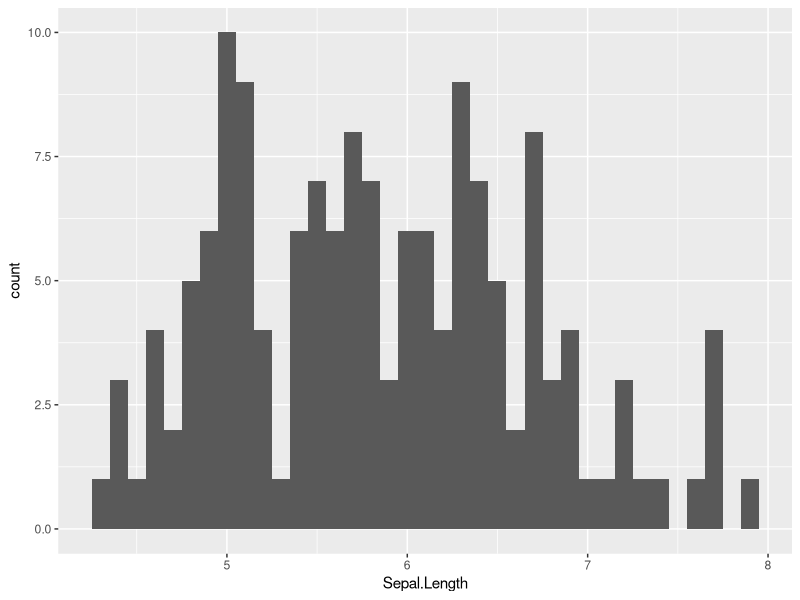
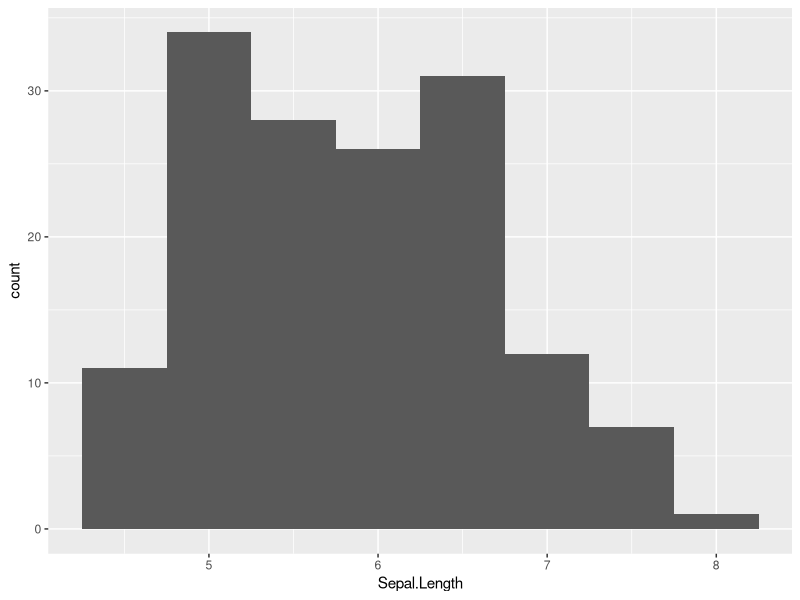

Write the R code that produced these figures, in order.
## ---- chunk 1

library(tidyverse)
library(psych)

## ---- chunk 2


#I am going to import the data into R
iris_data <- read_csv("iris.csv")


## ---- chunk 3
glimpse(iris_data)
## ---- chunk 4

summary(iris_data)



## ---- chunk 5
describe(iris_data)
## ---- chunk 6

ggplot(data = iris_data, aes(x = Sepal.Length)) +
  geom_histogram(binwidth = .1)

ggplot(data = iris_data, aes(x = Sepal.Length)) +
  geom_histogram(binwidth = .5)


